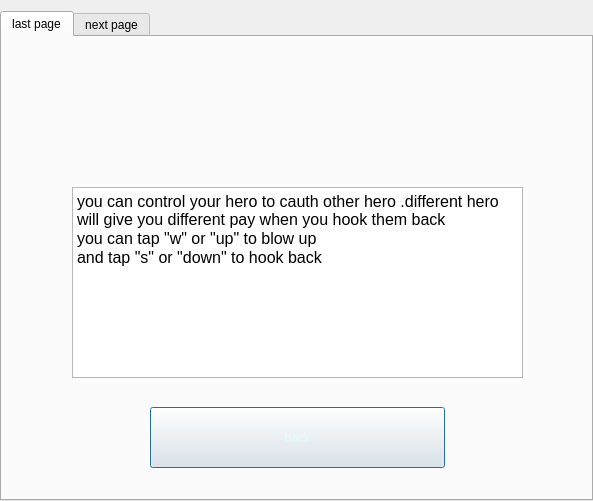
<?xml version="1.0" encoding="UTF-8"?>
<ui version="4.0">
 <class>help</class>
 <widget class="QDialog" name="help">
  <property name="geometry">
   <rect>
    <x>0</x>
    <y>0</y>
    <width>593</width>
    <height>501</height>
   </rect>
  </property>
  <property name="windowTitle">
   <string>help</string>
  </property>
  <property name="styleSheet">
   <string notr="true"/>
  </property>
  <layout class="QHBoxLayout" name="horizontalLayout">
   <property name="spacing">
    <number>0</number>
   </property>
   <property name="leftMargin">
    <number>0</number>
   </property>
   <property name="rightMargin">
    <number>0</number>
   </property>
   <property name="bottomMargin">
    <number>0</number>
   </property>
   <item>
    <widget class="QTabWidget" name="tabWidget">
     <property name="styleSheet">
      <string notr="true"/>
     </property>
     <property name="currentIndex">
      <number>0</number>
     </property>
     <widget class="QWidget" name="tab_2">
      <property name="styleSheet">
       <string notr="true">#tab_2 {border-image: url(:/bg/img/bc_1.jpg);}
#tab_2 *{}</string>
      </property>
      <attribute name="title">
       <string>last page</string>
      </attribute>
      <widget class="QWidget" name="layoutWidget">
       <property name="geometry">
        <rect>
         <x>0</x>
         <y>370</y>
         <width>591</width>
         <height>61</height>
        </rect>
       </property>
       <layout class="QHBoxLayout" name="horizontalLayout_3" stretch="1,2,1">
        <item>
         <spacer name="horizontalSpacer_3">
          <property name="orientation">
           <enum>Qt::Horizontal</enum>
          </property>
          <property name="sizeHint" stdset="0">
           <size>
            <width>40</width>
            <height>20</height>
           </size>
          </property>
         </spacer>
        </item>
        <item>
         <widget class="QPushButton" name="pushButton_2">
          <property name="sizePolicy">
           <sizepolicy hsizetype="Minimum" vsizetype="Expanding">
            <horstretch>0</horstretch>
            <verstretch>0</verstretch>
           </sizepolicy>
          </property>
          <property name="styleSheet">
           <string notr="true">color: rgb(224, 255, 254);font: 12pt &quot;Forte&quot;;
border-image: url(:/button/img/button_2.png);</string>
          </property>
          <property name="text">
           <string>back</string>
          </property>
         </widget>
        </item>
        <item>
         <spacer name="horizontalSpacer_4">
          <property name="orientation">
           <enum>Qt::Horizontal</enum>
          </property>
          <property name="sizeHint" stdset="0">
           <size>
            <width>40</width>
            <height>20</height>
           </size>
          </property>
         </spacer>
        </item>
       </layout>
      </widget>
      <widget class="QLabel" name="label_5">
       <property name="geometry">
        <rect>
         <x>10</x>
         <y>80</y>
         <width>91</width>
         <height>81</height>
        </rect>
       </property>
       <property name="styleSheet">
        <string notr="true">border-image: url(:/gameitem/img/cuishi.png);</string>
       </property>
       <property name="text">
        <string/>
       </property>
      </widget>
      <widget class="QLabel" name="label_6">
       <property name="geometry">
        <rect>
         <x>470</x>
         <y>110</y>
         <width>81</width>
         <height>71</height>
        </rect>
       </property>
       <property name="styleSheet">
        <string notr="true">border-image: url(:/finish/img/emoji_3.png);</string>
       </property>
       <property name="text">
        <string/>
       </property>
      </widget>
      <widget class="QTextBrowser" name="textBrowser_5">
       <property name="geometry">
        <rect>
         <x>70</x>
         <y>150</y>
         <width>451</width>
         <height>191</height>
        </rect>
       </property>
       <property name="styleSheet">
        <string notr="true">font: 12pt &quot;Forte&quot;;</string>
       </property>
       <property name="html">
        <string>&lt;!DOCTYPE HTML PUBLIC &quot;-//W3C//DTD HTML 4.0//EN&quot; &quot;http://www.w3.org/TR/REC-html40/strict.dtd&quot;&gt;
&lt;html&gt;&lt;head&gt;&lt;meta name=&quot;qrichtext&quot; content=&quot;1&quot; /&gt;&lt;style type=&quot;text/css&quot;&gt;
p, li { white-space: pre-wrap; }
&lt;/style&gt;&lt;/head&gt;&lt;body style=&quot; font-family:'Forte'; font-size:12pt; font-weight:400; font-style:normal;&quot;&gt;
&lt;p style=&quot; margin-top:0px; margin-bottom:0px; margin-left:0px; margin-right:0px; -qt-block-indent:0; text-indent:0px;&quot;&gt;you can control your hero to cauth other hero .different hero will give you different pay when you hook them back&lt;/p&gt;
&lt;p style=&quot; margin-top:0px; margin-bottom:0px; margin-left:0px; margin-right:0px; -qt-block-indent:0; text-indent:0px;&quot;&gt;you can tap &amp;quot;w&amp;quot; or &amp;quot;up&amp;quot; to blow up &lt;/p&gt;
&lt;p style=&quot; margin-top:0px; margin-bottom:0px; margin-left:0px; margin-right:0px; -qt-block-indent:0; text-indent:0px;&quot;&gt;and tap &amp;quot;s&amp;quot; or &amp;quot;down&amp;quot; to hook back&lt;/p&gt;
&lt;p style=&quot;-qt-paragraph-type:empty; margin-top:0px; margin-bottom:0px; margin-left:0px; margin-right:0px; -qt-block-indent:0; text-indent:0px;&quot;&gt;&lt;br /&gt;&lt;/p&gt;&lt;/body&gt;&lt;/html&gt;</string>
       </property>
      </widget>
      <zorder>textBrowser_5</zorder>
      <zorder>layoutWidget</zorder>
      <zorder>label_5</zorder>
      <zorder>label_6</zorder>
     </widget>
     <widget class="QWidget" name="tab">
      <property name="styleSheet">
       <string notr="true">#tab {border-image: url(:/bg/img/bc_1.jpg);}
#tab *{background-color: rgb(255, 255, 255);}
</string>
      </property>
      <attribute name="title">
       <string>next page</string>
      </attribute>
      <widget class="QPushButton" name="pushButton">
       <property name="geometry">
        <rect>
         <x>152</x>
         <y>371</y>
         <width>287</width>
         <height>59</height>
        </rect>
       </property>
       <property name="sizePolicy">
        <sizepolicy hsizetype="Minimum" vsizetype="Expanding">
         <horstretch>0</horstretch>
         <verstretch>0</verstretch>
        </sizepolicy>
       </property>
       <property name="styleSheet">
        <string notr="true">font: 12pt &quot;Forte&quot;;</string>
       </property>
       <property name="text">
        <string>back</string>
       </property>
      </widget>
      <widget class="QWidget" name="layoutWidget_2">
       <property name="geometry">
        <rect>
         <x>50</x>
         <y>40</y>
         <width>491</width>
         <height>321</height>
        </rect>
       </property>
       <layout class="QHBoxLayout" name="horizontalLayout_4" stretch="1,1,1,1">
        <property name="spacing">
         <number>0</number>
        </property>
        <item>
         <layout class="QVBoxLayout" name="verticalLayout_5" stretch="4,1,5">
          <item>
           <widget class="QLabel" name="label">
            <property name="styleSheet">
             <string notr="true">border-image: url(:/game/img/item_2.png);</string>
            </property>
            <property name="text">
             <string/>
            </property>
           </widget>
          </item>
          <item>
           <widget class="QLabel" name="label_7">
            <property name="styleSheet">
             <string notr="true">font: 12pt &quot;Forte&quot;;</string>
            </property>
            <property name="text">
             <string>       Boom! </string>
            </property>
           </widget>
          </item>
          <item>
           <widget class="QTextBrowser" name="textBrowser">
            <property name="styleSheet">
             <string notr="true">font: 12pt &quot;Forte&quot;;</string>
            </property>
            <property name="html">
             <string>&lt;!DOCTYPE HTML PUBLIC &quot;-//W3C//DTD HTML 4.0//EN&quot; &quot;http://www.w3.org/TR/REC-html40/strict.dtd&quot;&gt;
&lt;html&gt;&lt;head&gt;&lt;meta name=&quot;qrichtext&quot; content=&quot;1&quot; /&gt;&lt;style type=&quot;text/css&quot;&gt;
p, li { white-space: pre-wrap; }
&lt;/style&gt;&lt;/head&gt;&lt;body style=&quot; font-family:'Forte'; font-size:12pt; font-weight:400; font-style:normal;&quot;&gt;
&lt;p style=&quot; margin-top:0px; margin-bottom:0px; margin-left:0px; margin-right:0px; -qt-block-indent:0; text-indent:0px;&quot;&gt;&lt;span style=&quot; font-size:9pt;&quot;&gt;you can use it to blow up a hero so that you can hook back swfiter, but the hero will run away.&lt;/span&gt;&lt;/p&gt;&lt;/body&gt;&lt;/html&gt;</string>
            </property>
           </widget>
          </item>
         </layout>
        </item>
        <item>
         <layout class="QVBoxLayout" name="verticalLayout_4" stretch="4,1,5">
          <item>
           <widget class="QLabel" name="label_2">
            <property name="styleSheet">
             <string notr="true">border-image: url(:/game/img/item_3.png);</string>
            </property>
            <property name="text">
             <string/>
            </property>
           </widget>
          </item>
          <item>
           <widget class="QLabel" name="label_8">
            <property name="styleSheet">
             <string notr="true">font: 12pt &quot;Forte&quot;;</string>
            </property>
            <property name="text">
             <string>     ex power</string>
            </property>
           </widget>
          </item>
          <item>
           <widget class="QTextBrowser" name="textBrowser_2">
            <property name="styleSheet">
             <string notr="true">font: 12pt &quot;Forte&quot;;</string>
            </property>
            <property name="html">
             <string>&lt;!DOCTYPE HTML PUBLIC &quot;-//W3C//DTD HTML 4.0//EN&quot; &quot;http://www.w3.org/TR/REC-html40/strict.dtd&quot;&gt;
&lt;html&gt;&lt;head&gt;&lt;meta name=&quot;qrichtext&quot; content=&quot;1&quot; /&gt;&lt;style type=&quot;text/css&quot;&gt;
p, li { white-space: pre-wrap; }
&lt;/style&gt;&lt;/head&gt;&lt;body style=&quot; font-family:'Forte'; font-size:12pt; font-weight:400; font-style:normal;&quot;&gt;
&lt;p style=&quot; margin-top:0px; margin-bottom:0px; margin-left:0px; margin-right:0px; -qt-block-indent:0; text-indent:0px;&quot;&gt;&lt;span style=&quot; font-size:9pt;&quot;&gt;you can buy it to strengthen your power so that you can hook back swifter.&lt;/span&gt;&lt;/p&gt;&lt;/body&gt;&lt;/html&gt;</string>
            </property>
           </widget>
          </item>
         </layout>
        </item>
        <item>
         <layout class="QVBoxLayout" name="verticalLayout_3" stretch="4,1,5">
          <item>
           <widget class="QLabel" name="label_3">
            <property name="styleSheet">
             <string notr="true">border-image: url(:/game/img/item_1.png);</string>
            </property>
            <property name="text">
             <string/>
            </property>
           </widget>
          </item>
          <item>
           <widget class="QLabel" name="label_9">
            <property name="styleSheet">
             <string notr="true">font: 12pt &quot;Forte&quot;;</string>
            </property>
            <property name="text">
             <string>    ex speed</string>
            </property>
           </widget>
          </item>
          <item>
           <widget class="QTextBrowser" name="textBrowser_3">
            <property name="styleSheet">
             <string notr="true">font: 12pt &quot;Forte&quot;;</string>
            </property>
            <property name="html">
             <string>&lt;!DOCTYPE HTML PUBLIC &quot;-//W3C//DTD HTML 4.0//EN&quot; &quot;http://www.w3.org/TR/REC-html40/strict.dtd&quot;&gt;
&lt;html&gt;&lt;head&gt;&lt;meta name=&quot;qrichtext&quot; content=&quot;1&quot; /&gt;&lt;style type=&quot;text/css&quot;&gt;
p, li { white-space: pre-wrap; }
&lt;/style&gt;&lt;/head&gt;&lt;body style=&quot; font-family:'Forte'; font-size:12pt; font-weight:400; font-style:normal;&quot;&gt;
&lt;p style=&quot; margin-top:0px; margin-bottom:0px; margin-left:0px; margin-right:0px; -qt-block-indent:0; text-indent:0px;&quot;&gt;&lt;span style=&quot; font-size:9pt;&quot;&gt;you can buy it to strenghen your speed sothat you can hook over swifter&lt;/span&gt;&lt;/p&gt;&lt;/body&gt;&lt;/html&gt;</string>
            </property>
           </widget>
          </item>
         </layout>
        </item>
        <item>
         <layout class="QVBoxLayout" name="verticalLayout_2" stretch="4,1,5">
          <item>
           <widget class="QLabel" name="label_4">
            <property name="styleSheet">
             <string notr="true">border-image: url(:/game/img/item_4.png);</string>
            </property>
            <property name="text">
             <string/>
            </property>
           </widget>
          </item>
          <item>
           <widget class="QLabel" name="label_10">
            <property name="styleSheet">
             <string notr="true">font: 12pt &quot;Forte&quot;;</string>
            </property>
            <property name="text">
             <string>     ex gold</string>
            </property>
           </widget>
          </item>
          <item>
           <widget class="QTextBrowser" name="textBrowser_4">
            <property name="styleSheet">
             <string notr="true">font: 12pt &quot;Forte&quot;;</string>
            </property>
            <property name="html">
             <string>&lt;!DOCTYPE HTML PUBLIC &quot;-//W3C//DTD HTML 4.0//EN&quot; &quot;http://www.w3.org/TR/REC-html40/strict.dtd&quot;&gt;
&lt;html&gt;&lt;head&gt;&lt;meta name=&quot;qrichtext&quot; content=&quot;1&quot; /&gt;&lt;style type=&quot;text/css&quot;&gt;
p, li { white-space: pre-wrap; }
&lt;/style&gt;&lt;/head&gt;&lt;body style=&quot; font-family:'Forte'; font-size:12pt; font-weight:400; font-style:normal;&quot;&gt;
&lt;p style=&quot; margin-top:0px; margin-bottom:0px; margin-left:0px; margin-right:0px; -qt-block-indent:0; text-indent:0px;&quot;&gt;&lt;span style=&quot; font-size:9pt;&quot;&gt;you can buy it to grow up your fortune so that you can gain more money whenever you hook back a hero&lt;/span&gt;&lt;/p&gt;&lt;/body&gt;&lt;/html&gt;</string>
            </property>
           </widget>
          </item>
         </layout>
        </item>
       </layout>
      </widget>
     </widget>
    </widget>
   </item>
  </layout>
 </widget>
 <resources/>
 <connections/>
</ui>
